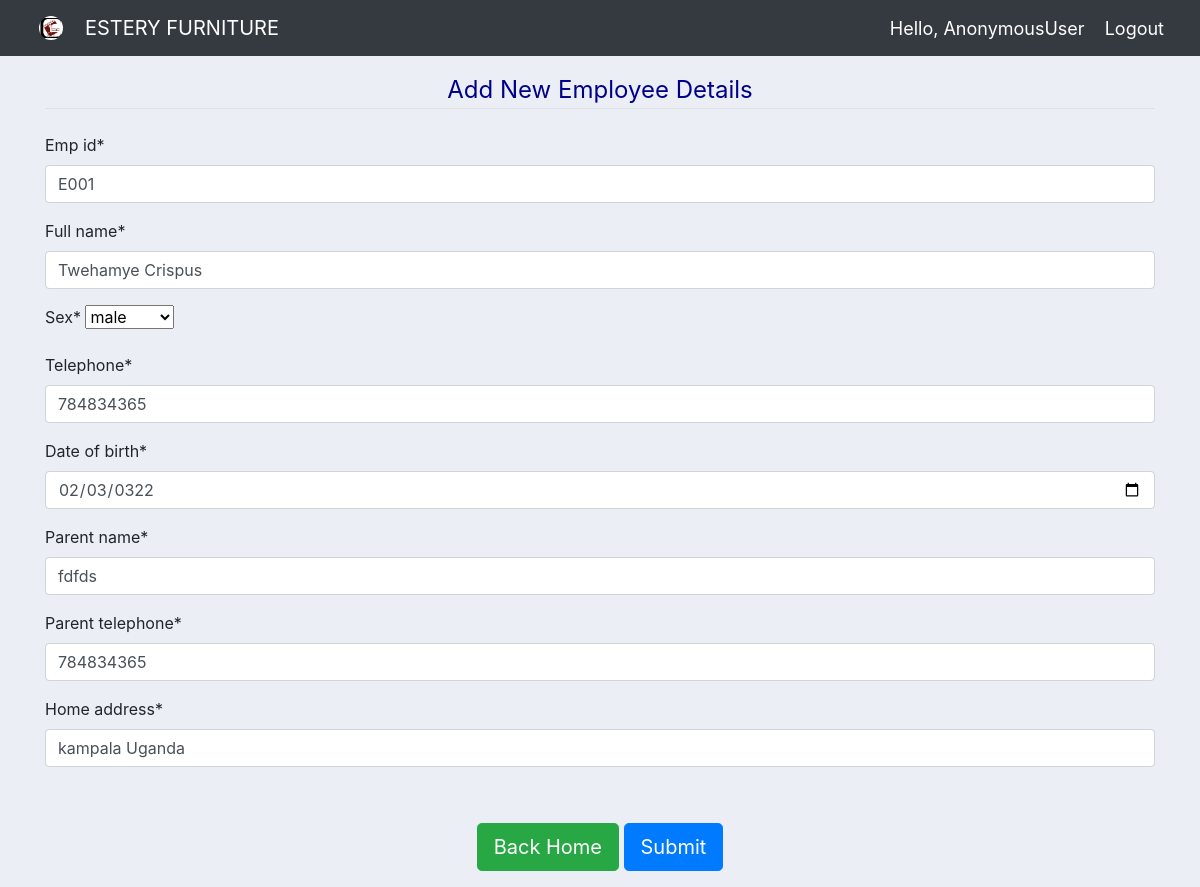
Screenshot of /update_employee/E001/ with the database file from the repository.
### estery_app/models.py (models this page shows, shortened)
class Employee(models.Model):
    sex_choices = (("Male","male"), ("Female","Female"))
    emp_id =models.CharField(max_length=10, primary_key=True )
    full_name = models.CharField(max_length=200, null=False)
    sex = models.CharField(max_length=10,choices = sex_choices)
    telephone = models.PositiveIntegerField()
    date_of_birth = models.DateField(validators=[MaxValueValidator(datetime.date.today)])
    parent_name = models.CharField(max_length=200, null=False)
    parent_telephone = models.PositiveIntegerField()
    home_address = models.CharField(max_length=300)
    Registered_date = models.DateTimeField(auto_now_add=True)

### estery_app/views.py (the view)
# urls.py: path('update_employee/<str:emp_id>/', views.updateEmployee, name='update_employee'),
def updateEmployee(request, emp_id):
    employee = Employee.objects.get(emp_id=emp_id)
    form = EmployeeForm(instance=employee)
    if request.method == "POST":
        form = EmployeeForm(request.POST, instance=employee)
        if form.is_valid():
            form.save()
            return redirect('/')
    context = {'form': form}
    return render(request, 'employee_form.html', context)

### estery_app/forms.py
class EmployeeForm(ModelForm):
    date_of_birth= forms.DateField(widget=forms.widgets.DateInput(
        attrs={'type': 'date'}))
    class Meta:
        model = Employee
        fields = '__all__'

### estery_app/templates/employee_form.html (shortened to what this page needs)
{% extends 'main.html' %}
{% load crispy_forms_tags %}
{% load static %}
{% block content %}
        <div class="container"><br>
            <form action="" method="POST" >
                <fieldset class="form-group">
                    <legend class="border-bottom mb-4" style="color: darkblue; text-align: center;">Add New Employee Details</legend>
                    {{ form|crispy }}
                </fieldset><br>
                <div class="form-group" id="signup-button" align="center">
                        <a class="btn btn-lg btn-success" href="{% url 'home' %}">Back Home</a>
                        <button class="btn btn-lg btn-primary">Submit</button>
                    </div>
            </form>
        </div>
{% endblock %}

### estery_app/static/css/main.css (style rules this page uses)
body { background-color: #ebeff5; }

### rows the page displays
Employee: emp_id "E001", full_name "Twehamye Crispus", sex "male", telephone "784834365", date_of_birth "02/03/0322", parent_name "fdfds", parent_telephone "784834365", home_address "kampala Uganda"

### other values shown
{{ request.user }} "AnonymousUser"
